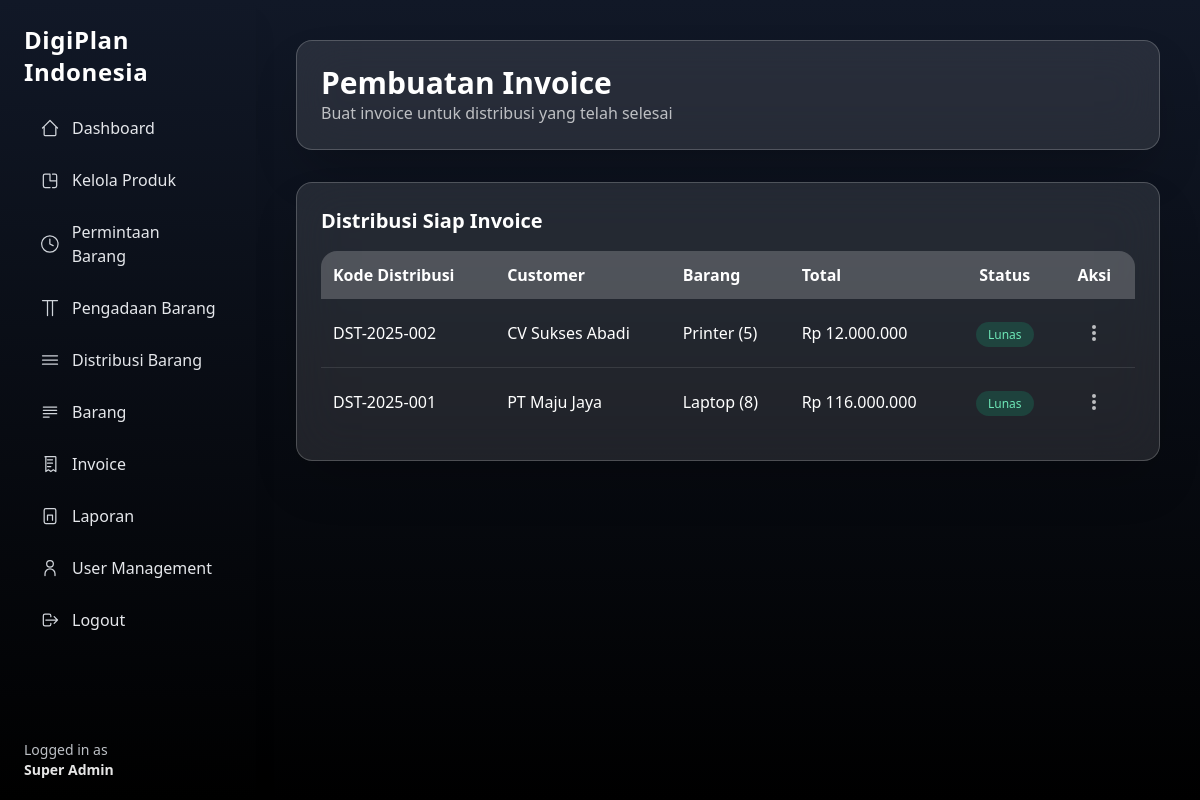
The page /superadmin/invoice.php (signed in) on the database as committed earlier.
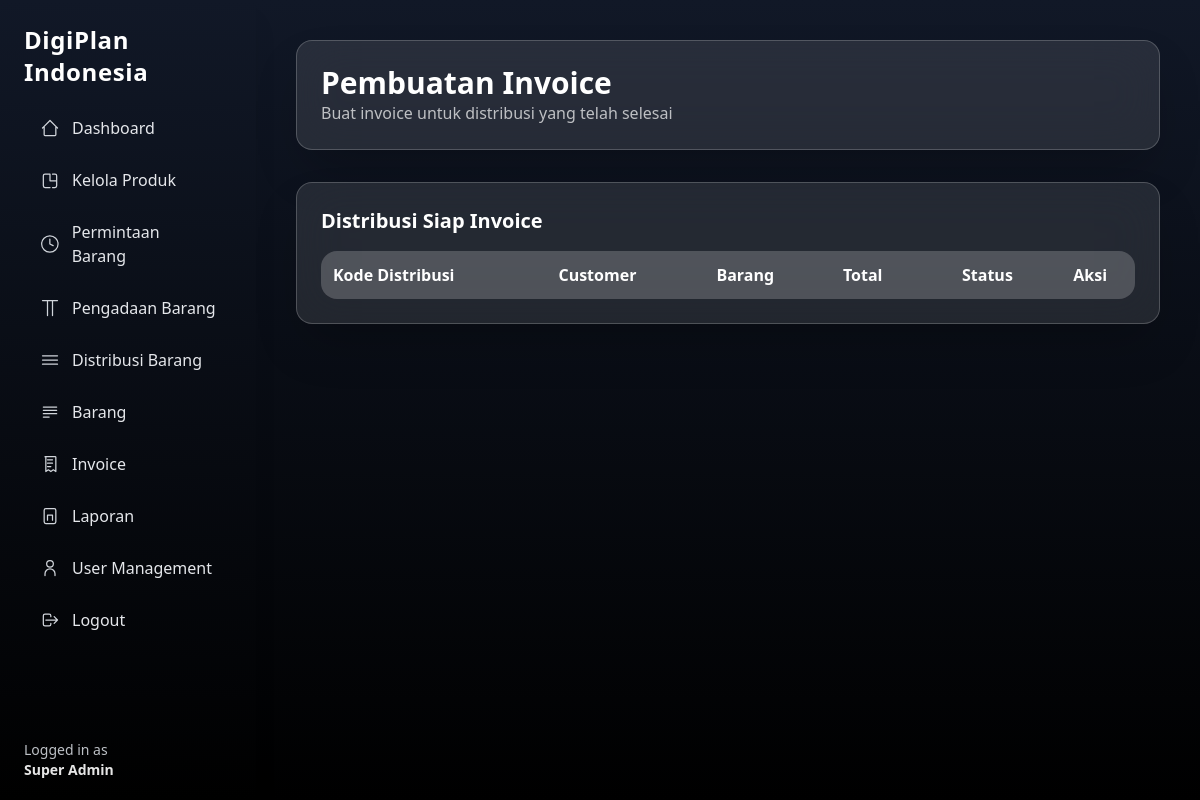
The same page on the database as committed later.
### tables this page shows
CREATE TABLE distribusi_barang (
  id INT AUTO_INCREMENT PRIMARY KEY,
  kode_distribusi VARCHAR(50) UNIQUE,
  pengadaan_id INT,
  permintaan_id INT,
  admin_id INT,
  alamat_pengiriman VARCHAR(255),
  kurir VARCHAR(100),
  no_resi VARCHAR(100),
  tanggal_kirim DATE,
  tanggal_terima DATE,
  status_distribusi ENUM('siap_dikirim','dikirim','diterima','dibatalkan'),
  created_at TIMESTAMP DEFAULT CURRENT_TIMESTAMP,
  deleted_at DATETIME DEFAULT NULL,
  FOREIGN KEY (pengadaan_id) REFERENCES pengadaan_barang(id),
  FOREIGN KEY (permintaan_id) REFERENCES permintaan_barang(id),
  FOREIGN KEY (admin_id) REFERENCES users(id)
);

CREATE TABLE users (
  id INT AUTO_INCREMENT PRIMARY KEY,
  name VARCHAR(100),
  email VARCHAR(100) UNIQUE,
  password VARCHAR(255),
  role_id INT,
  created_at TIMESTAMP DEFAULT CURRENT_TIMESTAMP,
  deleted_at DATETIME DEFAULT NULL,
  FOREIGN KEY (role_id) REFERENCES roles(id)
);

CREATE TABLE permintaan_barang (
  id INT AUTO_INCREMENT PRIMARY KEY,
  kode_permintaan VARCHAR(50) UNIQUE,
  user_id INT,
  nama_barang VARCHAR(100),
  merk VARCHAR(100),
  warna VARCHAR(100),
  jumlah INT,
  status ENUM(
    'diajukan','ditolak','dibatalkan',
    'disetujui','dalam_pengadaan',
    'siap_distribusi','selesai'
  ),
  admin_id INT,
  tanggal_verifikasi DATETIME,
  catatan_admin TEXT,
  created_at TIMESTAMP DEFAULT CURRENT_TIMESTAMP,
  deleted_at DATETIME DEFAULT NULL,
  FOREIGN KEY (user_id) REFERENCES users(id),
  FOREIGN KEY (admin_id) REFERENCES users(id)
);

CREATE TABLE pengadaan_barang (
  id INT AUTO_INCREMENT PRIMARY KEY,
  kode_pengadaan VARCHAR(50) UNIQUE,
  permintaan_id INT NOT NULL,
  admin_id INT NOT NULL,
  barang_id INT DEFAULT NULL,

  nama_barang VARCHAR(100),
  merk VARCHAR(100),
  warna VARCHAR(100),
  jumlah INT,

  supplier VARCHAR(150),
  kontak_supplier VARCHAR(100),
  alamat_supplier VARCHAR(255),

  harga_satuan DECIMAL(15,2),
  harga_total DECIMAL(15,2),

  status_pengadaan ENUM('diproses','selesai','dibatalkan'),
  tanggal_pengadaan DATE,

  created_at TIMESTAMP DEFAULT CURRENT_TIMESTAMP,
  deleted_at DATETIME DEFAULT NULL,

  FOREIGN KEY (permintaan_id) REFERENCES permintaan_barang(id),
  FOREIGN KEY (admin_id) REFERENCES users(id),
  FOREIGN KEY (barang_id) REFERENCES barang(id)
    ON DELETE SET NULL
);

### superadmin/invoice.php (the view, shortened to what this page needs)
<?php
require '../include/conn.php';
$distribusi = $conn->query("
  SELECT
    d.id,
    d.kode_distribusi,
    d.tanggal_terima,
    p.kode_permintaan,
    p.nama_barang,
    p.jumlah,
    u.name AS customer,
    pg.harga_total,
    i.id_invoice,
    i.status AS status_invoice
  FROM distribusi_barang d
  JOIN permintaan_barang p ON d.permintaan_id = p.id
  JOIN users u ON p.user_id = u.id
  JOIN pengadaan_barang pg ON d.pengadaan_id = pg.id
  LEFT JOIN invoice i
    ON i.distribusi_id = d.id
    AND i.deleted_at IS NULL
  WHERE d.status_distribusi = 'diterima'
  ORDER BY d.tanggal_terima DESC
");
?>
<!DOCTYPE html>
<html lang="en">
<head>
  <script src="https://cdn.tailwindcss.com"></script>
</head>
<body class="bg-gradient-to-b from-gray-900 to-black text-white">
  <div class="flex min-h-screen">
    <?php include '../include/layouts/sidebar-superadmin.php'; ?>
    <main class="ml-64 p-10 w-full">
      <div class="max-w-7xl mx-auto">
        <div class="backdrop-blur-xl bg-white/10 border border-white/20 p-6 rounded-2xl shadow-2xl mb-8">
          <h1 class="text-3xl font-bold">Pembuatan Invoice</h1>
          <p class="text-white/70">
            Buat invoice untuk distribusi yang telah selesai
          </p>
        </div>
        <div class="backdrop-blur-xl bg-white/10 border border-white/20 p-6 rounded-2xl shadow-2xl">
          <h2 class="text-xl font-bold text-white mb-4">Distribusi Siap Invoice</h2>
          <div class="overflow-x-auto rounded-2xl">
            <table class="w-full border-collapse rounded-2xl">
              <thead class="bg-white/20">
                <tr>
                  <th class="p-3 text-left">Kode Distribusi</th>
                  <th class="p-3 text-left">Customer</th>
                  <th class="p-3 text-left">Barang</th>
                  <th class="p-3 text-left">Total</th>
                  <th class="p-3 text-center">Status</th>
                  <th class="p-3 text-center">Aksi</th>
                </tr>
              </thead>
              <tbody class="divide-y divide-white/10">
                <?php while ($row = $distribusi->fetch_assoc()): ?>
                  <tr>
                    <td class="p-3"><?= $row['kode_distribusi'] ?></td>
                    <td class="p-3"><?= $row['customer'] ?></td>
                    <td class="p-3">
                      <?= $row['nama_barang'] ?> (<?= $row['jumlah'] ?>)
                    </td>
                    <td class="p-3">
                      Rp <?= number_format($row['harga_total'], 0, ',', '.') ?>
                    </td>
                    <td class="p-3 text-center">
                      <?php if (!$row['id_invoice']): ?>
                        <span class="px-3 py-1 bg-gray-500/20 text-gray-300 rounded-full text-xs">
                          Belum Dibuat
                        </span>
                      <?php elseif ($row['status_invoice'] === 'belum bayar'): ?>
                        <span class="px-3 py-1 bg-yellow-500/20 text-yellow-300 rounded-full text-xs">
                          Belum Bayar
                        </span>
                      <?php elseif ($row['status_invoice'] === 'dibatalkan'): ?>
                        <span class="px-3 py-1 bg-red-500/20 text-red-300 rounded-full text-xs">
                          Dibatalkan
                        </span>
                      <?php elseif ($row['status_invoice'] === 'lunas'): ?>
                        <span class="px-3 py-1 bg-emerald-500/20 text-emerald-300 rounded-full text-xs">
                          Lunas
                        </span>
                      <?php else: ?>
                        <span class="px-3 py-1 bg-gray-400/20 text-gray-300 rounded-full text-xs">
                          Tidak Diketahui
                        </span>
                      <?php endif; ?>
                    </td>
                    <td class="p-4 relative text-center">
                      <button onclick="toggleDropdown(<?= $row['id']; ?>, event)"
                        class="text-white/70 hover:text-white p-2 rounded-lg hover:bg-white/10 transition-colors duration-200">
                        <svg class="w-5 h-5" fill="currentColor" viewBox="0 0 20 20">
                          <path
                            d="M10 6a2 2 0 110-4 2 2 0 010 4zM10 12a2 2 0 110-4 2 2 0 010 4zM10 18a2 2 0 110-4 2 2 0 010 4z">
                          </path>
                        </svg>
                      </button>
                    </td>
                  </tr>
                <?php endwhile; ?>
              </tbody>
            </table>
          </div>
        </div>
      </div>
    </main>
  </div>
</body>
</html>

Rows that differ between the two databases and show on the page:
removed distribusi_barang: kode_distribusi "DST-2025-002", users.name "CV Sukses Abadi", permintaan.nama_barang "Printer", permintaan.jumlah "5", pengadaan.harga_total "12.000.000"
removed distribusi_barang: kode_distribusi "DST-2025-001", users.name "PT Maju Jaya", permintaan.nama_barang "Laptop", permintaan.jumlah "8", pengadaan.harga_total "116.000.000"
